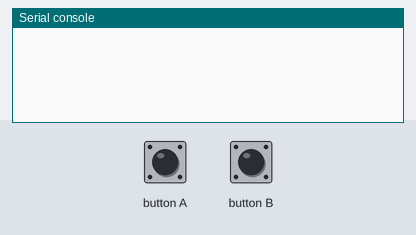
The program below on a simulated BBC micro:bit running MicroPython. Shown: the last lines printed to the serial console. The test bench sets the inputs (shaded band). No radio messages arrive unless stated (any console line starting 'radio sent:' is added by the test bench).

Above: at 1.2 s.
1.3 s: button A pressed for 0.15 s
At 2.1 s:
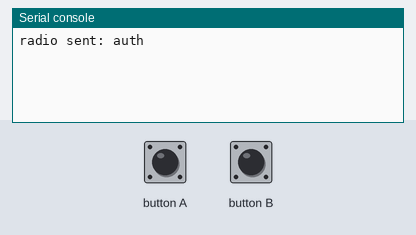
2.9 s: button B pressed for 0.15 s
At 3.3 s:
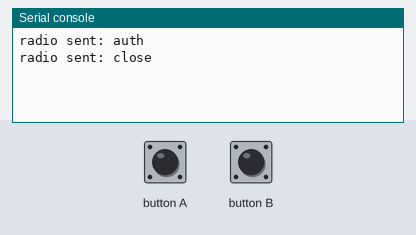

Measured:
- after the input at 1.3 s, the serial console: prints a new line at once (image 1)
- after the input at 2.9 s, the serial console: prints a new line at once (image 2)

The program:

remoteAuthClose.py
```python
# 조종기 remoteAuthClose
import radio
from random import randint
from microbit import *
import neopixel

flash = [Image().invert()*(i/9) for i in range(9, -1, -1)]

radio.on()
np = neopixel.NeoPixel(pin0, 16)

# Event loop.
while True:
    if button_a.was_pressed():
        radio.send('auth')  # a-ha

    if button_b.was_pressed():
        radio.send('close')  # a-ha
```
